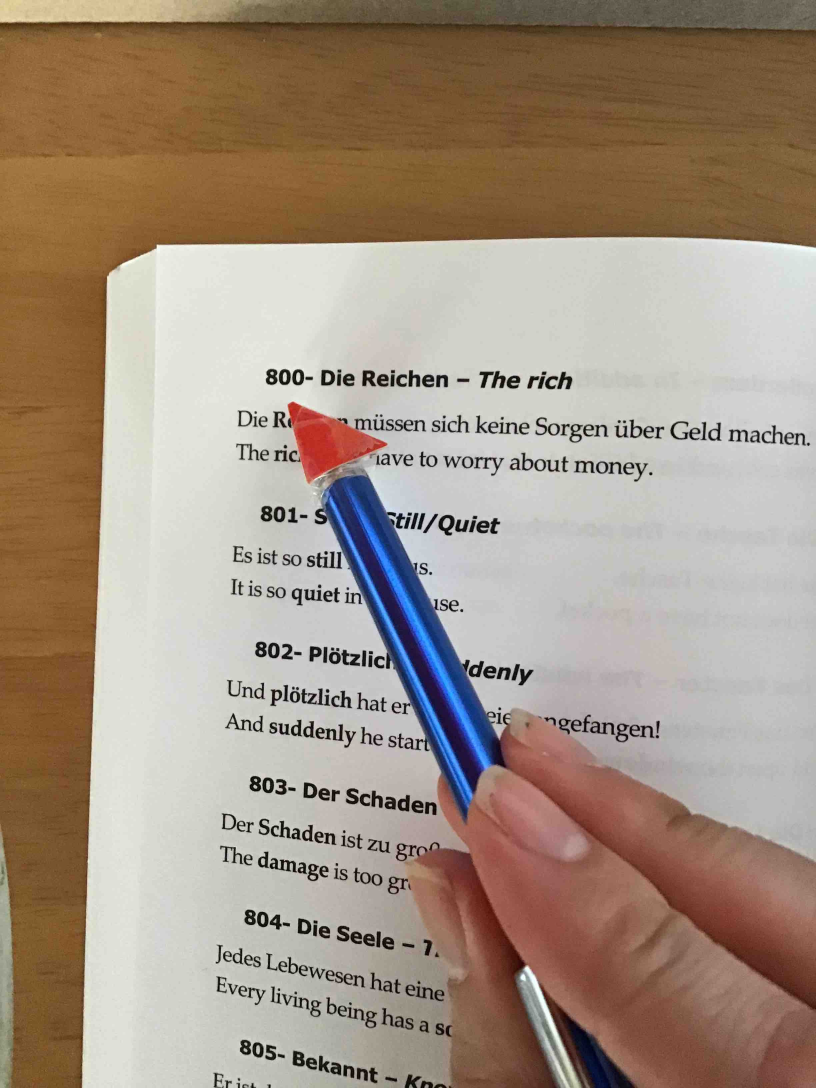
#> input picture IMG_0000.jpg, 2448 x 3264 px, given in place of the camera (shown at 1/3 size)
$ python bk_video.py
#> lines starting #> are read from the running program, lines starting #| are printed output that depends on the picture; after the words box and inside, x2 and y2 are one past the last pixel; in counts of white or black regions, pixels touching at a corner belong together
import numpy as np
import cv2 as cv
cap = cv.VideoCapture(1)
if not cap.isOpened():
 print("Cannot open camera")
 exit()
while True:
 # Capture frame-by-frame
 ret, frame = cap.read()
#> frame is the input picture: shape (3264, 2448, 3); mean B, G, R 130.8, 146.3, 163.2
 # if frame is read correctly ret is True
 if not ret:
    print("Can't receive frame (stream end?). Exiting ...")
    break
 # Our operations on the frame come here
 #  gray = cv.cvtColor(frame, cv.COLOR_BGR2GRAY)
 colored = cv.cvtColor(frame, cv.COLOR_BGR2RGB)

 # threshold on red color
 lower=(140,30,30)
 upper=(170,60,60)
 mask = cv.inRange(colored, lower, upper)
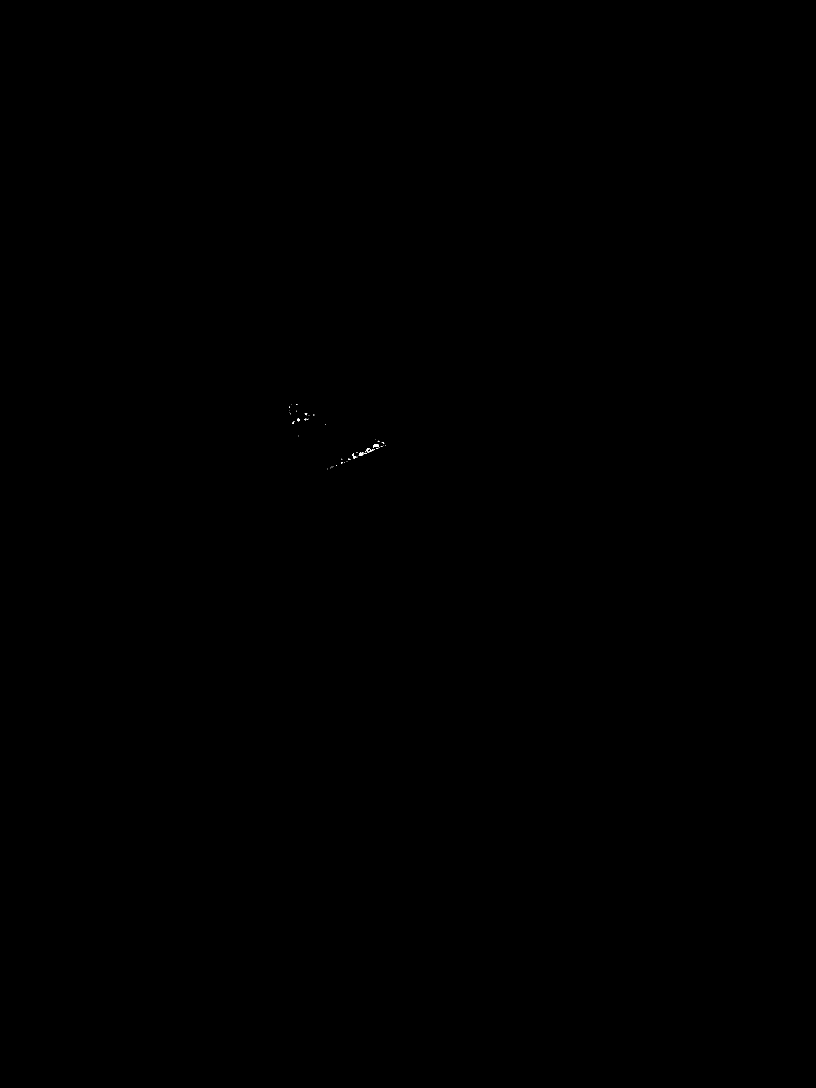
#> mask: shape (3264, 2448) (shown at 1/3 size); 0.01% white; 53 white regions (44 under 20 px), largest, box (x1, y1, x2, y2) and area: (1120, 1332, 1136, 1344) 111, (1076, 1356, 1091, 1368) 100, (1056, 1359, 1070, 1376) 68

 # change all non-yellow to white
 filtered = colored.copy()
 filtered[mask!=255] = (255, 255, 255)

 grayed = cv.cvtColor(filtered, cv.COLOR_BGR2GRAY)
 ret,thresh = cv.threshold(grayed,150,255,0)
#> thresh: shape (3264, 2448); 100% white; 53 black regions (44 under 20 px)
 contours,hierarchy = cv.findContours(thresh, 1, 2)
#> contours = 74 contours, 60 with area under 20; largest, box (x1, y1, x2, y2) and area: (0, 0, 2448, 3264) 7984561, (1119, 1331, 1137, 1345) 134, (1075, 1355, 1092, 1369) 128, (1059, 1367, 1071, 1377) 66, (1103, 1348, 1121, 1358) 60
 print("Number of contours detected:",len(contours))
#| Number of contours detected: 74
 min_y = 999999
 string = None
 arrow_x = None
 arrow_y = None

 for i in range(len(contours)):
    if hierarchy[0][i][3] == -1 and hierarchy[0][i][1] > 10  :
        cv.drawContours(filtered, contours, i, (0,255,255), 3)
    approx = cv.approxPolyDP(contours[i], 0.009 * cv.arcLength(contours[i], True), True)
    n = approx.ravel()
    i2 = 0

    for j in n :
        if(i2 % 2 == 0):
            x = n[i2]
            y = n[i2 + 1]

            # String containing the co-ordinates.
            if (min_y > y.item() and y.item() > 10):
                string = str(x) + " " + str(y)
                min_y = y.item()
                arrow_x = x.item()
                arrow_y = y.item()
        i2 = i2 + 1
#> this loop made 74 passes
#> n on passes 1, 2, 5, 7, 13, 16, 17, 18, 22, 24, 27: [981, 1407, 982, 1406, 983, 1407, 982, 1408], [982, 1406, 983, 1405, 984, 1406, 983, 1407], [998, 1399, 999, 1398, 1000, 1399, 999, 1400], [1022, 1391, 1023, 1390, 1024, 1391, 1023, 1392], [1047, 1376, 1048, 1375, 1049, 1376, 1048, 1377], [1070, 1371, 1071, 1370, 1072, 1371, 1071, 1372], [1066, 1369, 1066, 1370], [1071, 1368, 1072, 1367, 1073, 1368, 1072, 1369], [1059, 1361, 1059, 1359, 1060, 1358, 1062, 1360, 1060, 1362], [1095, 1356, 1096, 1355, 1097, 1356, 1096, 1357], [1101, 1355, 1102, 1354, 1103, 1355, 1102, 1356]
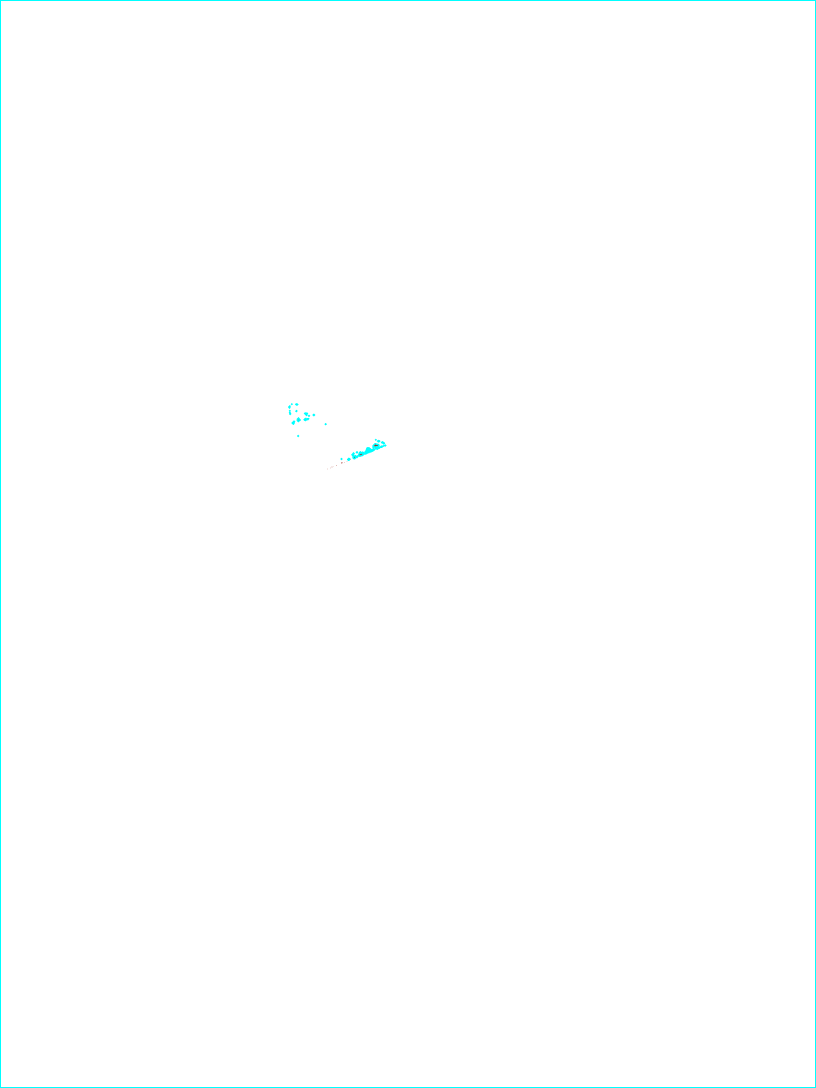
#> filtered: shape (3264, 2448, 3) (shown at 1/3 size); mean R, G, B 253.8, 255, 255
#> after the loop, arrow_x = 888; arrow_y = 1211; min_y = 1211; string = '888 1211'
 cv.putText(colored, "Arrow tip", (arrow_x, arrow_y), cv.FONT_HERSHEY_SIMPLEX, 0.5, (255, 0, 0))
 cv.imshow('arrow_location', colored)


 # Display the resulting frame
 cv.imshow('frame', colored)
 if cv.waitKey(1) == ord('q'):
#> (key q is pressed here)
     break
    # When everything done, release the capture
cap.release()
cv.destroyAllWindows()
